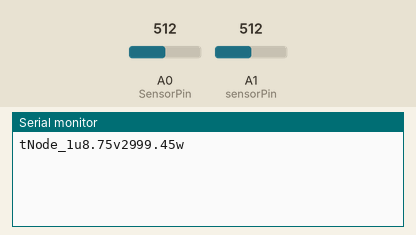
A sketch run on a simulated Arduino Uno, built with avr-gcc and run on an emulated ATmega328P. Shown: the last lines printed to the serial monitor. Inputs (shaded band) come from the test bench; at power-on: A0 (SensorPin) = 512, A1 (sensorPin) = 512. No radio packets arrive unless stated.

Above: at 1.2 s.
1.3 s: A0 (SensorPin) set to 716
At 2.2 s:
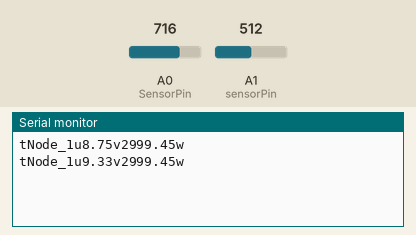
2.8 s: A1 (sensorPin) set to 716
At 2.8 s:
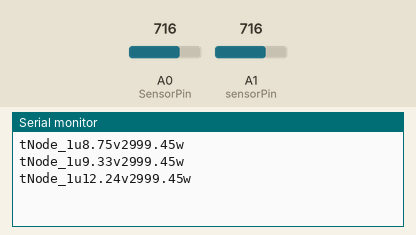
4.3 s: A0 (SensorPin) set to 810
At 5.6 s:
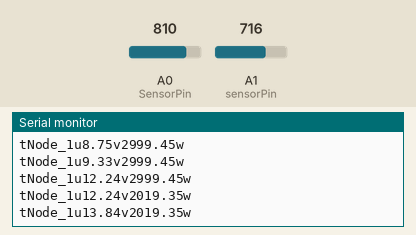
5.8 s: A1 (sensorPin) set to 810
At 7.4 s:
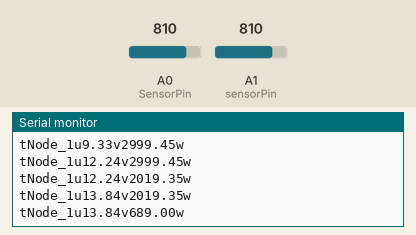
Timing chart, 0 to 8.3 s (numbered marks = the images above; inputs shaded):
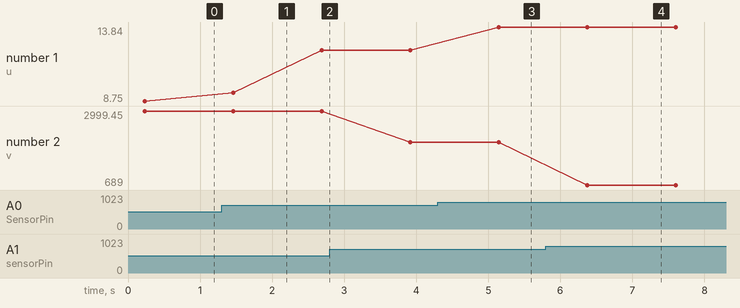

The sketch:

Water_Tank_Node_01.ino
```cpp
#include <RF24.h>
#include <RF24Network.h>
#include <SPI.h>
#include <Wire.h>

#define SensorPin 0          //pH meter Analog output to Arduino Analog Input 0
int sensorPin = A1;          // Turbidity sensor connected to A1

RF24 radio(9, 10);               // nRF24L01 (CE,CSN)
RF24Network network(radio);      // Include the radio in the network
const uint16_t node2 = 02;   // Address of this node in Octal format ( 04,031, etc)
const uint16_t master = 00;
char var[50];


unsigned long int avgValue;  //Store the average value of the sensor feedback
float b;
int buf[10],temp;


// Set the LCD address to 0x27 for a 16 chars and 2 line display


float volt;
float ntu;


float round_to_dp( float in_value, int decimal_place )
{
  float multiplier = powf( 10.0f, decimal_place );
  in_value = roundf( in_value * multiplier ) / multiplier;
  return in_value;
}


void setup()
{


    Serial.begin(9600);
    SPI.begin();
    radio.begin();
    network.begin(90, node2);  //(channel, node address)
    radio.setDataRate(RF24_2MBPS);


}
void loop ()
{


    network.update();


   ///////Ph sensor

   for(int i=0;i<10;i++)       //Get 10 sample value from the sensor for smooth the value
  {
    buf[i]=analogRead(SensorPin);
    delay(10);
  }
  for(int i=0;i<9;i++)        //sort the analog from small to large
  {
    for(int j=i+1;j<10;j++)
    {
      if(buf[i]>buf[j])
      {
        temp=buf[i];
        buf[i]=buf[j];
        buf[j]=temp;
      }
    }
  }
  avgValue=0;
  for(int i=2;i<8;i++)                      //take the average value of 6 center sample
    avgValue+=buf[i];
  float phValue=(float)avgValue*5.0/1024/6; //convert the analog into millivolt
  phValue=3.5*phValue;                      //convert the millivolt into pH value
  //Serial.print("    pH:");
  //Serial.print(phValue,2);
  //Serial.println(" ");


  ////////////////////////////////////////////////////

  //Turbidity

    volt = 0;
    for(int i=0; i<800; i++)
    {
        volt += ((float)analogRead(sensorPin)/1023)*5;
    }
    volt = volt/800;
    volt = round_to_dp(volt,1);
    if(volt < 2.5){
      ntu = 3000;
    }else{
      ntu = -1120.4*square(volt)+5742.3*volt-4353.8;

    }

    //Serial.print(volt);
    //Serial.print(" V  ");


    //Serial.print(ntu);
    //Serial.println(" NTU");
    //delay(10);

    ////////////////////////////////////////////


  String dbuff2="t";
  dbuff2+="Node_1";
  dbuff2+="u";
  dbuff2+=(String)phValue;
  dbuff2+="v";
  dbuff2+=(String)ntu;
  dbuff2+="w";
  //Serial.print(ntu);


  dbuff2.toCharArray(var, 50);

  RF24NetworkHeader header(master);     // (Address where the data is going)
  bool ok = network.write(header, &var,
  sizeof(var)); // Send the data

  Serial.println(var);
  delay(1000);

}
```

Measured:
- after the input at 1.3 s, the serial monitor: prints a new line after 0.16 s (image 1)
- after the input at 4.3 s, the serial monitor: prints a new line after 0.85 s (image 3)
- after the input at 5.8 s, the serial monitor: prints a new line after 0.58 s (image 4)
- plotted number 1: 8.75 → 12.24 after the input at 1.3 s, 12.24 → 13.84 after the input at 4.3 s
- plotted number 2: 2999.45 → 2019.35 after the input at 2.8 s, 2019.35 → 689 after the input at 5.8 s
